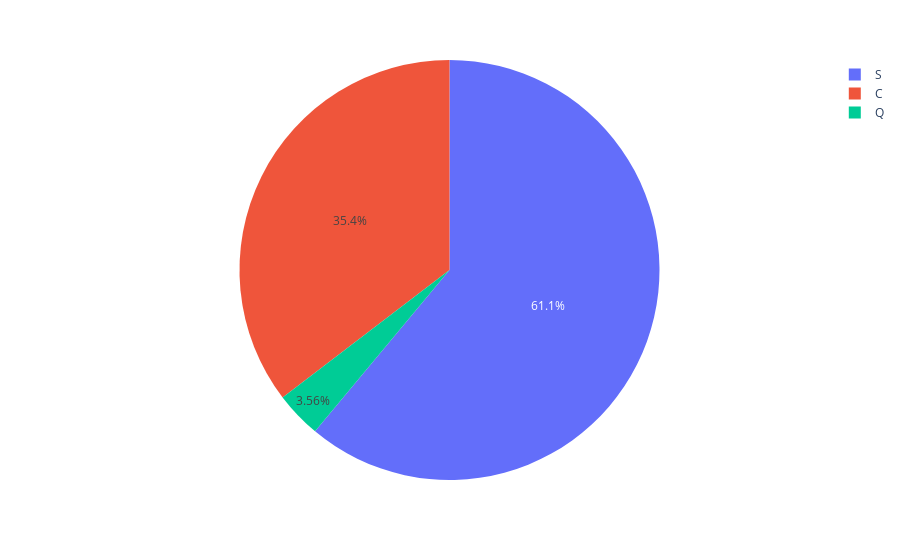

This figure's notebook cell:
### Code cell
px.pie(data_frame=df,names='Embarked',values='Fare')

### Figure 1 — Plotly figure (JSON) as saved in the notebook; plotly's stock layout.template omitted (floating-point values rounded to 4 significant figures; data arrays with more than 128 entries replaced by an {"elided": "..."} marker saying what was removed)
{"data": [{"domain": {"x": [0, 1], "y": [0, 1]}, "hovertemplate": "Embarked=%{label}<br>Fare=%{value}<extra></extra>", "labels": {"elided": "891 str values"}, "legendgroup": "", "name": "", "showlegend": true, "type": "pie", "values": {"elided": "891 float values"}}], "layout": {"legend": {"tracegroupgap": 0}, "margin": {"t": 60}}}
